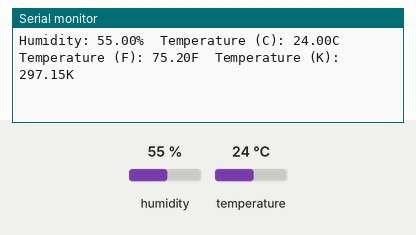
Simulated run of this sketch. Board: Arduino Uno, built with avr-gcc and run on an emulated ATmega328P. On the bench: the last lines printed to the serial monitor. The inputs (shaded band) are chosen by the test bench; at power-on: humidity 55 %, temperature 24 °C.

Above: at 2.8 s.
2.9 s: humidity set to 22 %
At 5.3 s:
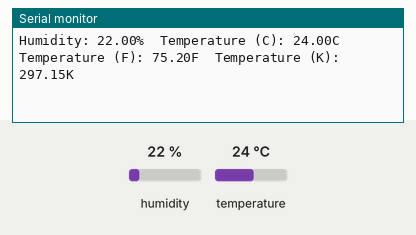
5.6 s: temperature set to 12 °C
At 7.5 s:
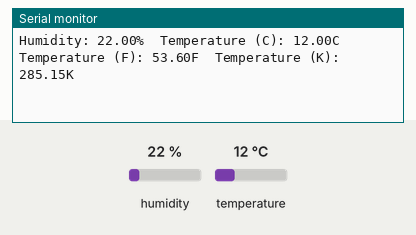
8.3 s: temperature set to 41 °C
At 8.3 s:
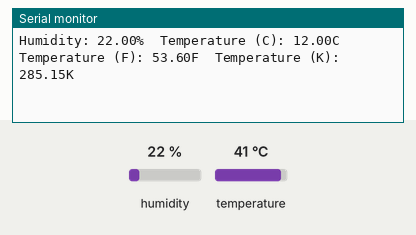
Timing chart, 0 to 11.3 s (numbered marks = the images above; inputs shaded):
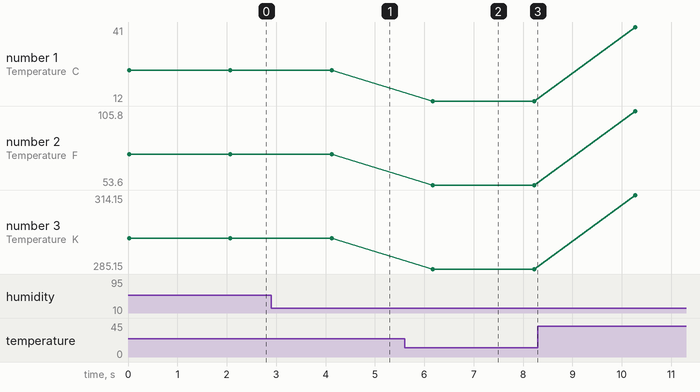

The sketch:

Use_of_DHT11.ino
```cpp
  #include <DHT.h>
#include <DHT_U.h>

// Define the pin for the DHT sensor
#define DHT11_PIN 7
int sensePin = 7;

// Create a DHT sensor object
DHT HT(sensePin, DHT11); // Change DHT11 to your sensor type (DHT22, etc.)

// Variables to store sensor data
float humidity;
float tempC;
float tempF;
float tempK;

void setup() {
  // Start serial communication
  Serial.begin(9600);

  // Initialize the DHT sensor
  HT.begin();
}

void loop() {
  // Read sensor data
  humidity = HT.readHumidity();
  tempC = HT.readTemperature();
  tempF = ((9.0 / 5.0) * tempC) + 32;
  tempK = tempC + 273.15; // Convert Celsius to Kelvin

  // Print sensor data to the serial monitor
  Serial.print("Humidity: ");
  Serial.print(humidity);
  Serial.print("%\t");

  Serial.print("Temperature (C): ");
  Serial.print(tempC);
  Serial.print("C\t");

  Serial.print("Temperature (F): ");
  Serial.print(tempF);
  Serial.print("F\t");

  Serial.print("Temperature (K): ");
  Serial.print(tempK);
  Serial.println("K");

  // Wait for 2 seconds before reading again
  delay(2000);
}
```

Measured:
- after the input at 2.9 s, the serial monitor: prints a new line after 1.2 s (image 1)
- after the input at 5.6 s, the serial monitor: prints a new line after 0.57 s (image 2)
- plotted number 1: 24 → 12 after the input at 5.6 s, 12 → 41 after the input at 8.3 s
- plotted number 2: 75.2 → 53.6 after the input at 5.6 s, 53.6 → 105.8 after the input at 8.3 s
- plotted number 3: 297.15 → 285.15 after the input at 5.6 s, 285.15 → 314.15 after the input at 8.3 s
